Frame 1 (no input): blank canvas, image omitted
Frame 60 (the mouse pressed at the canvas centre just before this capture): blank canvas, image omitted
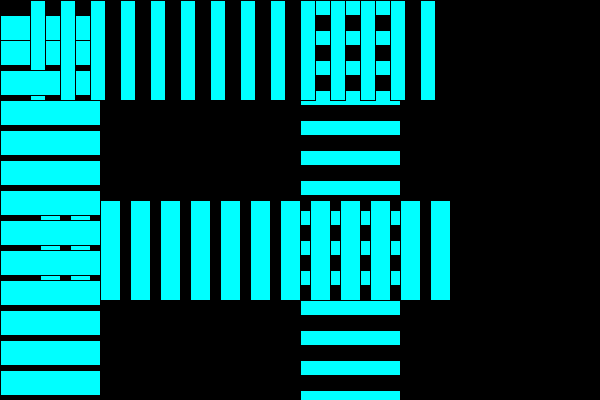
Frame 120 (the mouse held since frame 60 and released just before this capture)

The Processing sketch whose frames 1 and 60 were blank and that drew this single picture after the mouse press (run headless with seeded random() and noise(); from frame 60 on, the mouse is pressed at the canvas centre):

// Processing sketch: processing_43709
// ── processing_43709.pde

int rectsize = 0;

//positions of the rectangles
int pos = 0;
int pos2 =0;

void setup ()
{
  size(600,400);
  //my preference to work with this colour mode-it's juste easier
  colorMode(HSB,100);
  background(0,0,0);
}

void draw ()
{
  
  rectsize = mouseX-mouseY;
  
  //calculating the color in dependence of the mouse position
  int h= int (map(mouseX,0,width,0,100));
  int h2= int (map(mouseY,0,height,0,100));
  fill(h,100,100);
  //draw the firs two rectangles
  rect(width/2,0,rectsize,15);
  rect(0,15,abs(rectsize),25);
  
  //loop function to draw the reminding rectangles
  for(int ctr=0;ctr<height;ctr=ctr+30)
   {
  pos =ctr +30;
  pos2 =ctr+40;  
  rect(width/2,pos,rectsize,15);
  rect(0,pos2,abs(rectsize),25);
  fill(h2,100,100);
  rect(pos,0,15,rectsize);
  rect(pos2,height/2,20,rectsize);
 
}


}
